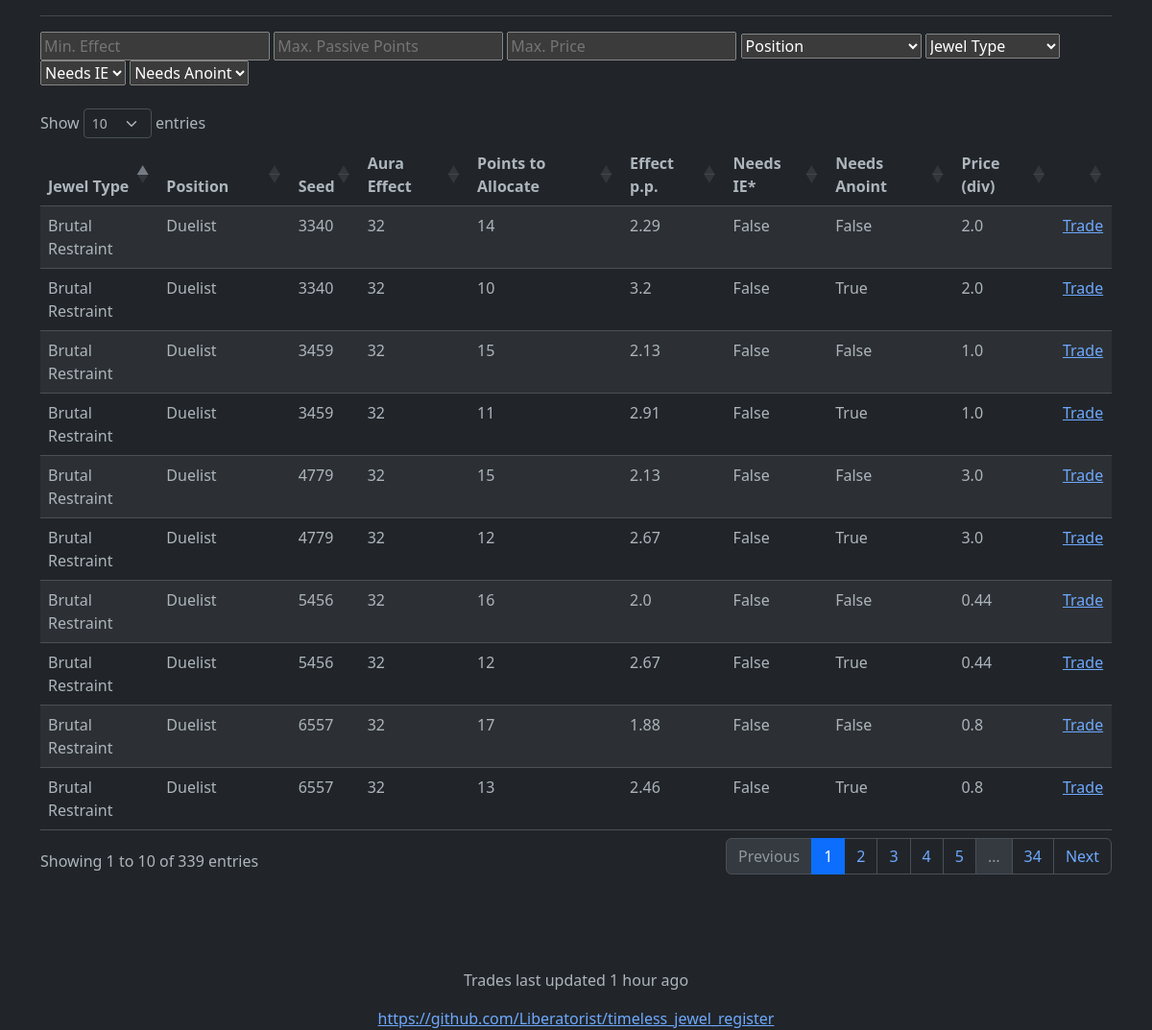
The page / on the database its author committed.
### tables this page shows
CREATE TABLE JEWEL (
                id INTEGER NOT NULL PRIMARY KEY AUTOINCREMENT,
                seed INTEGER NOT NULL,
                type TEXT NOT NULL,
                version TEXT,
                position TEXT NOT NULL,
                effect INTEGER NOT NULL,
                points_base INTEGER,
                points_to_jewel INTEGER,
                points_w_anoint INTEGER,
                points_w_ie INTEGER,
                url_hash TEXT,
                last_queried TEXT,
                price REAL
            );

### main.py (the view)
@app.route('/')
def endpoint():
    return render_template("basic_table.html", table=get_all_jewels(), last_update=get_last_update())

### main.py (called while the page is built)
def get_human_readable_time_diff(last_date):
    diff = (datetime.utcnow() - datetime.strptime(last_date, '%Y-%m-%d %H:%M:%S.%f')).seconds
    if (seconds := diff) < 60:
        return f"{seconds} second{'s' if seconds > 1 else ''} ago"
    elif (minutes := round(diff / 60)) < 60:
        return f"{minutes} minute{'s' if minutes > 1 else ''} ago"
    elif (hours := round(minutes / 60)) < 24:
        return f"{hours} hour{'s' if hours > 1 else ''} ago"
    days = round(hours / 24)
    return f"{days} day{'s' if round(days) > 1 else ''} ago"

def get_last_update():
    con = sl.connect('jewels.db')
    with con:
        for update in con.execute("SELECT time FROM LAST_UPDATE"):
            return get_human_readable_time_diff(update[0])

def get_all_jewels():
    jewels = []
    con = sl.connect('jewels.db')
    with con:
        for jewel_data in con.execute("SELECT * FROM JEWEL"):
            jewel = Jewel(*jewel_data)
            base = [jewel.type, jewel.position, jewel.seed, jewel.effect, jewel.url_hash,
                    jewel.last_queried, jewel.price, jewel.points_to_jewel]
            if jewel.points_base != "":
                jewels.append(JewelOut(*base, jewel.points_base, False, False))
            if jewel.points_w_ie != "":
                jewels.append(JewelOut(*base, jewel.points_w_ie, True, False))
            if jewel.points_w_anoint != "":
                jewels.append(JewelOut(*base, jewel.points_w_anoint, False, True))
    return jewels

### templates/basic_table.html (shortened to what this page needs)
{% extends "base.html" %}
{% block content %}
  <input type="search" id="min_effect" name="min_effect" placeholder="Min. Effect">
  <input type="search" id="max_points" name="max_points" placeholder="Max. Passive Points">
  <input type="search" id="max_price" name="max_price" placeholder="Max. Price">
  <select id="position" name="position">
        <option value="none" selected disabled hidden>Position</option>
  </select>
  <select id="jewel" name="jewel">
        <option value="none" selected disabled hidden>Jewel Type</option>
  </select>
  <select id="ie" name="ie">
        <option value="none" selected disabled hidden>Needs IE</option>
  </select>
  <select id="anoint" name="anoint">
        <option value="none" selected disabled hidden>Needs Anoint</option>
  </select>
<br><br>
<table id="data" class="table table-striped" style="width:100%">
    <thead>
      <tr>
        <th>Jewel Type</th>
        <th>Position</th>
        <th>Seed</th>
        <th>Aura Effect</th>
        <th>Points to Allocate</th>
        <th>Effect p.p.</th>
        <th>Needs IE*</th>
        <th>Needs Anoint</th>
        <th>Price (div)</th>
        <th></th>
      </tr>
    </thead>
    <tbody>
      {% for jewel in table %}
        <tr>
          <td>{{ jewel.type }}</td>
          <td>{{ jewel.position }}</td>
          <td>{{ jewel.seed }}</td>
          <td>{{ jewel.effect }}</td>
          <td>{{ jewel.total_points }}</td>
          <td>{{ jewel.effect_pp }}</td>
          <td>{{ jewel.ie }}</td>
          <td>{{ jewel.anoint }}</td>
          <td>{{ jewel.price }}</td>
          <td><a href="{{ jewel.url }}"> Trade </a></td>
        </tr>
      {% endfor %}
    </tbody>
</table>
{% endblock %}

### templates/base.html (shortened to what this page needs)
<!doctype html>
<html  lang="en" data-bs-theme="dark">
  <head>
    <link href="https://cdn.jsdelivr.net/npm/bootstrap@5.3.0-alpha3/dist/css/bootstrap.min.css" rel="stylesheet">
    <link rel="stylesheet" type="text/css" href="https://cdn.datatables.net/1.10.25/css/dataTables.bootstrap5.css">
  </head>
  <body>
    <div class="container">
      <h1>{{ title }}</h1>
      <hr>
      {% block content %}{% endblock %}
    </div>
  </body>
  <br><br><br><br>
  <footer style="text-align: center">
        <p> Trades last updated {{last_update}} </p>
    <a href="https://github.com/Liberatorist/timeless_jewel_register"> https://github.com/Liberatorist/timeless_jewel_register </a>
  </footer>
</html>

### rows shown on the page
JEWEL: type "Brutal Restraint", position "Duelist", seed "3340", effect "32", total_points "14", effect_pp "2.29", ie "False", anoint "False", price "2.0", total_points "10", effect_pp "3.2", anoint "True"
JEWEL: type "Brutal Restraint", position "Duelist", seed "3459", effect "32", total_points "15", effect_pp "2.13", ie "False", anoint "False", price "1.0", total_points "11", effect_pp "2.91", anoint "True"
JEWEL: type "Brutal Restraint", position "Duelist", seed "4779", effect "32", total_points "15", effect_pp "2.13", ie "False", anoint "False", price "3.0", total_points "12", effect_pp "2.67", anoint "True"
JEWEL: type "Brutal Restraint", position "Duelist", seed "5456", effect "32", total_points "16", effect_pp "2.0", ie "False", anoint "False", price "0.44", total_points "12", effect_pp "2.67", anoint "True"
JEWEL: type "Brutal Restraint", position "Duelist", seed "6557", effect "32", total_points "17", effect_pp "1.88", ie "False", anoint "False", price "0.8", total_points "13", effect_pp "2.46", anoint "True"

### other values the page prints
{{ last_update }} "1 hour ago"
